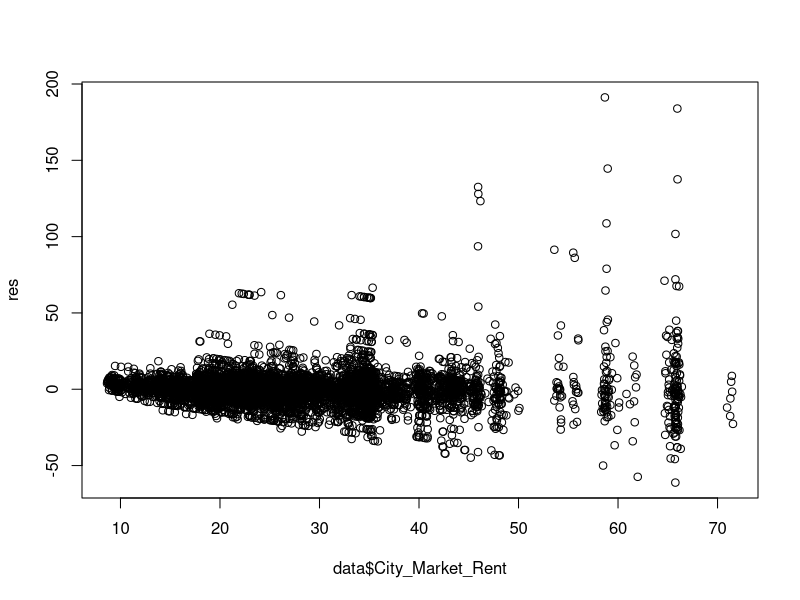
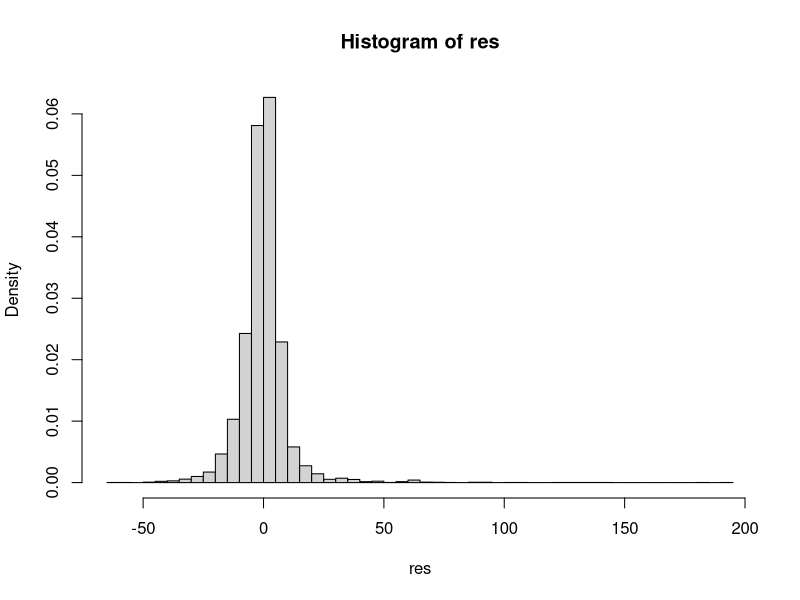
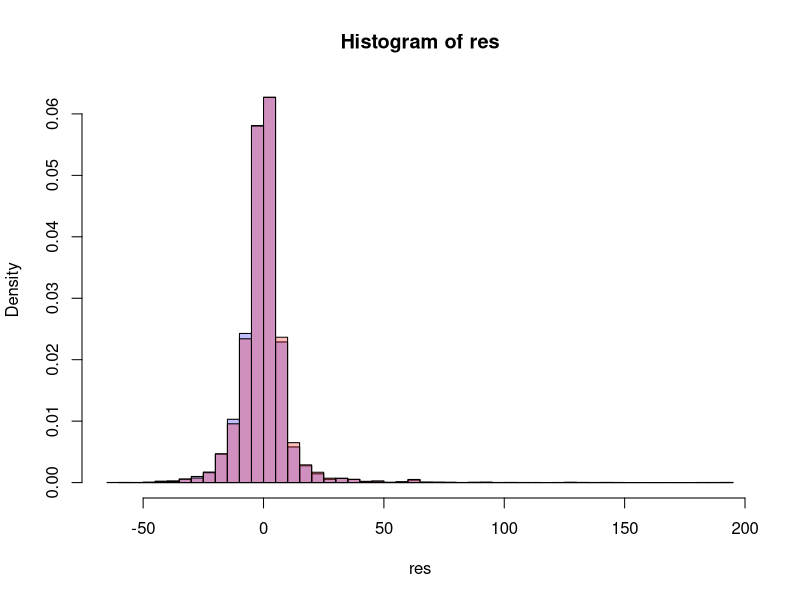
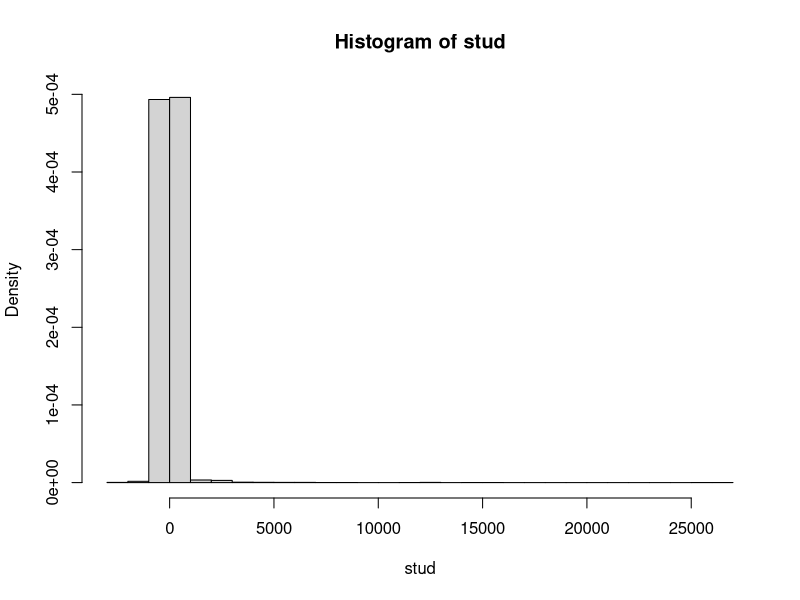

R code for these plots, in order: (Note: this script raises an error after producing the figures.)
data <- read.csv("greenbuildings.csv",header=TRUE)
# data <- data[which(data$leasing_rate!=0),]
y <- data$Rent*data$leasing_rate/100
X <- cbind(data$green_rating,data$City_Market_Rent,data$age,data$class_a,data$class_b)
# X <- apply(X,2,scale)
X <- cbind(rep(1,nrow(data)),X)
colnames(X) <- c("intercept","green_rating","City_Market_Rent","age","class_a","class_b")
X_raw <- X[,2:ncol(X)]
# y <- scale(y)
y <- matrix(y,ncol=1)

p <- ncol(X)
n <- nrow(X)
# Prior
K_vec <- rep(0.001,p)
K <- diag(K_vec)
m <- rep(1,p)
d <- 1
eta <- 1
#
Km <- matrix(K_vec*m,ncol=1)
Vbeta_inv <- t(X)%*%X + K
Vbeta <- solve(Vbeta_inv)
mubeta <- Vbeta%*%(t(X)%*%y + Km)
dw <- d + n
etaw <- eta + sum(y^2) + sum(m^2*K_vec) - t(mubeta)%*%Vbeta_inv%*%mubeta
## Bayesian credible interval for green_rating
tq <- qt(1-0.025,df=dw)
mu2 <- mubeta[2]
var2 <- Vbeta[2,2]*etaw/dw
cat("credible interval: (",mu2-tq*sqrt(var2),",",mu2+tq*sqrt(var2),")")

fit <- lm(y~X_raw)
confint(fit, 'X_rawgreen_rating', level=0.95)
summary(fit)
mubeta

## residual
res <- y - X%*%mubeta
jpeg("res.jpeg")
hist(res,breaks=50,freq=FALSE)
dev.off()
plot(data$City_Market_Rent,res)

## Gibbs
library(MASS)
M <- 5000 # num of iterations

# inital
h <- 1
beta_samp <- matrix(NA,ncol=p,nrow=M)
w_samp <- rep(NA,M)
lambda_samp <- matrix(NA,ncol=n,nrow=M)
beta <- beta_samp[1,] <- rep(1,p)
w <- w_samp[1] <- 1
lambda <- lambda_samp[1,] <- rep(1,n)
for (m in 2:M){
  lam_X <- sqrt(lambda)*X
  Vbeta_inv <- t(lam_X)%*%lam_X + K
  Vbeta <- solve(Vbeta_inv)
  mubeta <- Vbeta%*%(t(lambda*X)%*%y + Km)
  beta <- beta_samp[m,] <- mvrnorm(1,mubeta,Vbeta/w)
  
  d_w <- n+d
  eta_w <- eta + sum(y^2*lambda) + sum(m^2*K_vec) - t(mubeta)%*%Vbeta_inv%*%mubeta
  w <- w_samp[m] <- rgamma(1,d_w/2,eta_w/2)
  
  b_lam <- (h + w*(y-X%*%beta)^2)/2
  lambda <- lambda_samp[m,] <- rgamma(n,(h+1)/2,b_lam)
  lambda_samp[m,] <- lambda
}

burnin <- 1000
beta_gibbs <- apply(beta_samp[burnin:M,],2,mean)
res_gibbs <- y - X%*%beta_gibbs
jpeg("res_gibbs.jpeg")
hist(res,breaks=50,col=rgb(0,0,1,1/4),freq=FALSE)
hist(res_gibbs,breaks=50,freq=FALSE,col=rgb(1,0,0,1/4),add=T)
dev.off()

beta_samp[burnin:M,]

stud <- res_gibbs/sqrt(apply((w_samp*lambda_samp)[burnin:M,],2,mean))
jpeg("stud.jpeg")
hist(stud,breaks=30,freq=FALSE)
dev.off()

plot(data$City_Market_Rent,lamb_inv)
lamb_inv <- 1/apply(lambda_samp[burnin:M,],2,mean)
jpeg("lamb_inv.jpeg")
hist(lamb_inv,breaks=30,freq=FALSE)
dev.off()



